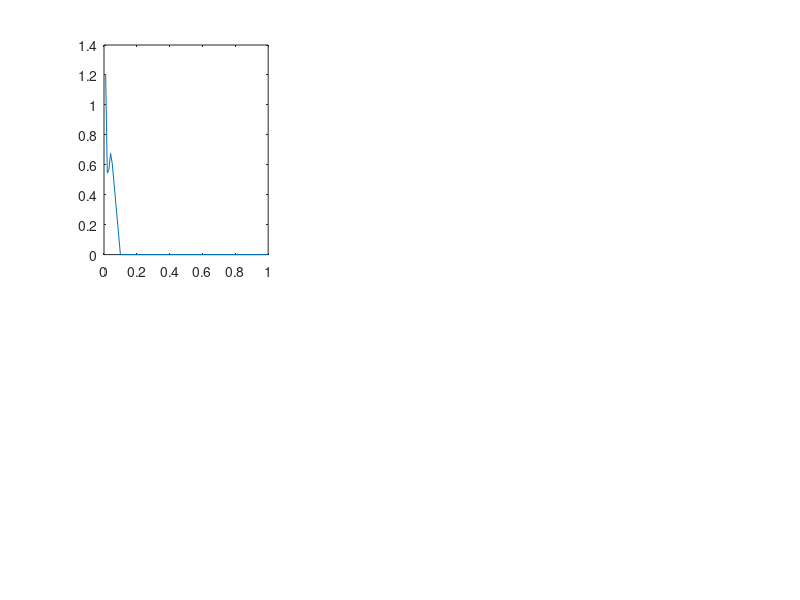

Recreate this plot in MATLAB. (Note: this script raises an error after producing the figure.)
% plot the subplots for the paper figure e3
% first line: increasing e3 for e2=1
% second line: e2=0
% columns: 1) u (cells); 2) v (activator); 3) w (inhibitor)
clear all; close all; clc;

% the fitting coefficients are already calculated and saved
% the function for the fitting is:
F = @(x,xdata) x(1)./(x(2)+exp(-x(3).*(xdata-x(4)))) + x(5)./(xdata.^2);

% the e3 vector values
t = [0.01;0.02;0.03;0.04;0.05;0.1;0.2;0.3;0.4;0.5;0.6;0.7;0.8;0.9;1];

% to plot the fitting
linesize = 2;
tplot = linspace(0,1);

% set screen sized plot
set(gcf, 'Position', get(0, 'Screensize'));

%configs for the plots line size and mark size
wid = 2;
mark = 12;
fontsize=30;

% colors used at the plot
color1 = [0.33,0.11,0.56];
color2 = [0.45,0.51,0.58];
color3 = [0.52,0.45,0.82];
color4 = [0.53,0.42,0.28];

facecolor1 = [0.726203203201294,0.785383284091950,0.913725495338440];
facecolor2 = [0.796078443527222,0.856862783432007,0.899999976158142];
facecolor3 = [0.863305330276489,0.881792724132538,0.870588243007660];
facecolor4 = [0.941176474094391,0.909803926944733,0.835294127464294];

%%%%%%%%%%%%%%%%%%%%%%%%%%%%%%%%%%%%%%%%%%%%%%%%%%%%%%%%
%first row: load the pattern measurements for e2=1
load('Fig7_data_e21.mat')

%%%%%%%%%%%%%%%%%%%%%%%%%%%%%%%%%%%%%%%%%%%%%%%%%%%
% subplot 1
% plot u with e2=1
subplot(2,3,1)
load('Fig7_fitcoefU_e3_e21.mat')

y1 = vetu1;
y2 = vetu2;
y3 = vetu3;
y4 = vetu4;


plot1 = plot(t,y1); hold on;
plot1.MarkerSize = mark;
plot1.Marker = 's';
plot1.LineStyle = 'none';
plot1.LineWidth = wid;
plot1.MarkerEdgeColor = color1;
plot1.MarkerFaceColor = facecolor1;

% plotting configurations
ax = gca;
axis([0 1 0 1.6]);
axis('square');
ax.FontSize = fontsize;
ax.FontName='Helvetica';
xlabel('\epsilon_{3}')
ylabel('M')

plot2 = plot(t,y2); hold on;
plot2.MarkerSize = mark;
plot2.Marker = '^';
plot2.LineStyle = 'none';
plot2.LineWidth = wid;
plot2.MarkerEdgeColor = color2;
plot2.MarkerFaceColor = facecolor2;

plot3 = plot(t,y3); hold on;
plot3.MarkerSize = mark;
plot3.Marker = 'o';
plot3.LineStyle = 'none';
plot3.LineWidth = wid;
plot3.MarkerEdgeColor = color3;
plot3.MarkerFaceColor = facecolor3;


plot4 = plot(t,y4); hold on;
plot4.MarkerSize = mark;
plot4.Marker = 'd';
plot4.LineStyle = 'none';
plot4.LineWidth = wid;
plot4.MarkerEdgeColor = color4;
plot4.MarkerFaceColor = facecolor4;

%plotting fitting
Fplot1 = F(x1,tplot);
Fplot2 = F(x2,tplot);
Fplot3 = F(x3,tplot);
Fplot4 = F(x4,tplot);

l1 = plot(tplot,Fplot1(1,:)); hold on;
l1.LineWidth = linesize;
l1.LineStyle = '-';
l1.Color = color1;

l2 = plot(tplot,Fplot2(1,:)); hold on;
l2.LineWidth = linesize;
l2.LineStyle = '--';
l2.Color = color2;

l3 = plot(tplot,Fplot3(1,:)); hold on;
l3.LineWidth = linesize;
l3.LineStyle = ':';
l3.Color = color3;

l4 = plot(tplot,Fplot4(1,:)); hold on;
l4.LineWidth = linesize;
l4.LineStyle = '-.';
l4.Color = color4;

legend({'\chi=2','\chi=5','\chi=20','\chi=50',...
    },'Position',[0.248552301836511 0.64910598324507 0.0633524600682515 0.153624856156502])

% Create textbox
annotation('textbox',...
    [0.0976190476190489 0.883349827387802 0.0357142857142859 0.0523590333716916],...
    'String',{'a)'},...
    'FontSize',fontsize,...
    'LineStyle','none',...
    'FitBoxToText','off',...
    'EdgeColor',[1 1 1]);

hold off;
clear x1 x2 x3 x4;

%%%%%%%%%%%%%%%%%%%%%%%%%%%%%%%%%%%%%%%%%%%%%%%%%%%
% subplot 2
% plot v with e2=1

subplot(2,3,2)
load('Fig7_fitcoefV_e3_e21.mat')

y1 = vetv1;
y2 = vetv2;
y3 = vetv3;
y4 = vetv4;

plot1 = plot(t,y1); hold on;
plot1.MarkerSize = mark;
plot1.Marker = 's';
plot1.LineStyle = 'none';
plot1.LineWidth = wid;
plot1.MarkerEdgeColor = color1;
plot1.MarkerFaceColor = facecolor1;

% plotting configurations
ax = gca;
axis([0 1 0 1.2]);
axis('square');
ax.FontSize = fontsize;
ax.FontName='Helvetica';
xlabel('\epsilon_{3}')
ylabel('M')

plot2 = plot(t,y2); hold on;
plot2.MarkerSize = mark;
plot2.Marker = '^';
plot2.LineStyle = 'none';
plot2.LineWidth = wid;
plot2.MarkerEdgeColor = color2;
plot2.MarkerFaceColor = facecolor2;

plot3 = plot(t,y3); hold on;
plot3.MarkerSize = mark;
plot3.Marker = 'o';
plot3.LineStyle = 'none';
plot3.LineWidth = wid;
plot3.MarkerEdgeColor = color3;
plot3.MarkerFaceColor = facecolor3;


plot4 = plot(t,y4); hold on;
plot4.MarkerSize = mark;
plot4.Marker = 'd';
plot4.LineStyle = 'none';
plot4.LineWidth = wid;
plot4.MarkerEdgeColor = color4;
plot4.MarkerFaceColor = facecolor4;


%plotting fitting
Fplot1 = F(x1,tplot);
Fplot2 = F(x2,tplot);
Fplot3 = F(x3,tplot);
Fplot4 = F(x4,tplot);

l1 = plot(tplot,Fplot1(1,:)); hold on;
l1.LineWidth = linesize;
l1.LineStyle = '-';
l1.Color = color1;

l2 = plot(tplot,Fplot2(1,:)); hold on;
l2.LineWidth = linesize;
l2.LineStyle = '--';
l2.Color = color2;

l3 = plot(tplot,Fplot3(1,:)); hold on;
l3.LineWidth = linesize;
l3.LineStyle = ':';
l3.Color = color3;

l4 = plot(tplot,Fplot4(1,:)); hold on;
l4.LineWidth = linesize;
l4.LineStyle = '-.';
l4.Color = color4;


% Create textbox
annotation('textbox',...
    [0.377976190476195 0.884500575373993 0.0357142857142858 0.0523590333716916],...
    'String',{'b)'},...
    'FontSize',fontsize,...
    'LineStyle','none',...
    'FitBoxToText','off',...
    'EdgeColor',[1 1 1]);


hold off;



%%%%%%%%%%%%%%%%%%%%%%%%%%%%%%%%%%%%%%%%%%%%%%%%%%%
% subplot 3
% plot w with e2=1

subplot(2,3,3)
load('Fig7_fitcoefW_e3_e21.mat')

y1 = vetw1;
y2 = vetw2;
y3 = vetw3;
y4 = vetw4;

plot1 = plot(t,y1); hold on;
plot1.MarkerSize = mark;
plot1.Marker = 's';
plot1.LineStyle = 'none';
plot1.LineWidth = wid;
plot1.MarkerEdgeColor = color1;
plot1.MarkerFaceColor = facecolor1;

% plotting configurations
ax = gca;
axis([0 1 0 6.3]);
axis('square');
ax.FontSize = fontsize;
ax.FontName='Helvetica';
xlabel('\epsilon_{3}')
ylabel('M')

plot2 = plot(t,y2); hold on;
plot2.MarkerSize = mark;
plot2.Marker = '^';
plot2.LineStyle = 'none';
plot2.LineWidth = wid;
plot2.MarkerEdgeColor = color2;
plot2.MarkerFaceColor = facecolor2;

plot3 = plot(t,y3); hold on;
plot3.MarkerSize = mark;
plot3.Marker = 'o';
plot3.LineStyle = 'none';
plot3.LineWidth = wid;
plot3.MarkerEdgeColor = color3;
plot3.MarkerFaceColor = facecolor3;


plot4 = plot(t,y4); hold on;
plot4.MarkerSize = mark;
plot4.Marker = 'd';
plot4.LineStyle = 'none';
plot4.LineWidth = wid;
plot4.MarkerEdgeColor = color4;
plot4.MarkerFaceColor = facecolor4;


%plotting fitting
Fplot1 = F(x1,tplot);
Fplot2 = F(x2,tplot);
Fplot3 = F(x3,tplot);
Fplot4 = F(x4,tplot);

l1 = plot(tplot,Fplot1(1,:)); hold on;
l1.LineWidth = linesize;
l1.LineStyle = '-';
l1.Color = color1;

l2 = plot(tplot,Fplot2(1,:)); hold on;
l2.LineWidth = linesize;
l2.LineStyle = '--';
l2.Color = color2;

l3 = plot(tplot,Fplot3(1,:)); hold on;
l3.LineWidth = linesize;
l3.LineStyle = ':';
l3.Color = color3;

l4 = plot(tplot,Fplot4(1,:)); hold on;
l4.LineWidth = linesize;
l4.LineStyle = '-.';
l4.Color = color4;


% Create textbox
annotation('textbox',...
    [0.673809523809529 0.884500575373993 0.0357142857142857 0.0523590333716916],...
    'String',{'c)'},...
    'FontSize',fontsize,...
    'LineStyle','none',...
    'FitBoxToText','off',...
    'EdgeColor',[1 1 1]);


hold off;

%%%%%%%%%%%%%%%%%%%%%%%%%%%%%%%%%%%%%%%%%%%%%%%%%%%
%second row: load the pattern measurements for e2=0
load('Fig7_data_e20.mat');


%%%%%%%%%%%%%%%%%%%%%%%%%%%%%%%%%%%%%%%%%%%%%%%%%%%
% subplot 4
% plot u with e2=0
subplot(2,3,4)
load('Fig7_fitcoefU_e3_e20.mat')

y1 = vetu1;
y2 = vetu2;
y3 = vetu3;
y4 = vetu4;


plot1 = plot(t,y1); hold on;
plot1.MarkerSize = mark;
plot1.Marker = 's';
plot1.LineStyle = 'none';
plot1.LineWidth = wid;
plot1.MarkerEdgeColor = color1;
plot1.MarkerFaceColor = facecolor1;

% plotting configurations
ax = gca;
axis([0 1 0 1.6]);
axis('square');
ax.FontSize = fontsize;
ax.FontName='Helvetica';
xlabel('\epsilon_{3}')
ylabel('M')

plot2 = plot(t,y2); hold on;
plot2.MarkerSize = mark;
plot2.Marker = '^';
plot2.LineStyle = 'none';
plot2.LineWidth = wid;
plot2.MarkerEdgeColor = color2;
plot2.MarkerFaceColor = facecolor2;

plot3 = plot(t,y3); hold on;
plot3.MarkerSize = mark;
plot3.Marker = 'o';
plot3.LineStyle = 'none';
plot3.LineWidth = wid;
plot3.MarkerEdgeColor = color3;
plot3.MarkerFaceColor = facecolor3;


plot4 = plot(t,y4); hold on;
plot4.MarkerSize = mark;
plot4.Marker = 'd';
plot4.LineStyle = 'none';
plot4.LineWidth = wid;
plot4.MarkerEdgeColor = color4;
plot4.MarkerFaceColor = facecolor4;

%plotting fitting
Fplot1 = F(x1,tplot);
Fplot2 = F(x2,tplot);
Fplot3 = F(x3,tplot);
Fplot4 = F(x4,tplot);

l1 = plot(tplot,Fplot1(1,:)); hold on;
l1.LineWidth = linesize;
l1.LineStyle = '-';
l1.Color = color1;

l2 = plot(tplot,Fplot2(1,:)); hold on;
l2.LineWidth = linesize;
l2.LineStyle = '--';
l2.Color = color2;

l3 = plot(tplot,Fplot3(1,:)); hold on;
l3.LineWidth = linesize;
l3.LineStyle = ':';
l3.Color = color3;

l4 = plot(tplot,Fplot4(1,:)); hold on;
l4.LineWidth = linesize;
l4.LineStyle = '-.';
l4.Color = color4;
 

% Create textbox
annotation('textbox',...
    [0.0976190476190528 0.410392405063291 0.0357142857142858 0.0523590333716915],...
    'String',{'d)'},...
    'FontSize',fontsize,...
    'LineStyle','none',...
    'FitBoxToText','off',...
    'EdgeColor',[1 1 1]);

hold off;

clear x1 x2 x3 x4;

%%%%%%%%%%%%%%%%%%%%%%%%%%%%%%%%%%%%%%%%%%%%%%%%%%%
% subplot 5
% plot v with e2=0

subplot(2,3,5)
load('Fig7_fitcoefV_e3_e20.mat')

y1 = vetv1;
y2 = vetv2;
y3 = vetv3;
y4 = vetv4;

plot1 = plot(t,y1); hold on;
plot1.MarkerSize = mark;
plot1.Marker = 's';
plot1.LineStyle = 'none';
plot1.LineWidth = wid;
plot1.MarkerEdgeColor = color1;
plot1.MarkerFaceColor = facecolor1;

% plotting configurations
ax = gca;
axis([0 1 0 1.2]);
axis('square');
ax.FontSize = fontsize;
ax.FontName='Helvetica';
xlabel('\epsilon_{3}')
ylabel('M')

plot2 = plot(t,y2); hold on;
plot2.MarkerSize = mark;
plot2.Marker = '^';
plot2.LineStyle = 'none';
plot2.LineWidth = wid;
plot2.MarkerEdgeColor = color2;
plot2.MarkerFaceColor = facecolor2;

plot3 = plot(t,y3); hold on;
plot3.MarkerSize = mark;
plot3.Marker = 'o';
plot3.LineStyle = 'none';
plot3.LineWidth = wid;
plot3.MarkerEdgeColor = color3;
plot3.MarkerFaceColor = facecolor3;


plot4 = plot(t,y4); hold on;
plot4.MarkerSize = mark;
plot4.Marker = 'd';
plot4.LineStyle = 'none';
plot4.LineWidth = wid;
plot4.MarkerEdgeColor = color4;
plot4.MarkerFaceColor = facecolor4;


%plotting fitting
Fplot1 = F(x1,tplot);
Fplot2 = F(x2,tplot);
Fplot3 = F(x3,tplot);
Fplot4 = F(x4,tplot);

l1 = plot(tplot,Fplot1(1,:)); hold on;
l1.LineWidth = linesize;
l1.LineStyle = '-';
l1.Color = color1;

l2 = plot(tplot,Fplot2(1,:)); hold on;
l2.LineWidth = linesize;
l2.LineStyle = '--';
l2.Color = color2;

l3 = plot(tplot,Fplot3(1,:)); hold on;
l3.LineWidth = linesize;
l3.LineStyle = ':';
l3.Color = color3;

l4 = plot(tplot,Fplot4(1,:)); hold on;
l4.LineWidth = linesize;
l4.LineStyle = '-.';
l4.Color = color4;


% Create textbox
annotation('textbox',...
    [0.377976190476196 0.410392405063291 0.0357142857142858 0.0523590333716916],...
    'String',{'e)'},...
    'FontSize',fontsize,...
    'LineStyle','none',...
    'FitBoxToText','off',...
    'EdgeColor',[1 1 1]);

hold off;




%%%%%%%%%%%%%%%%%%%%%%%%%%%%%%%%%%%%%%%%%%%%%%%%%%%
% subplot 6
% plot w with e2=0

subplot(2,3,6)
load('Fig7_fitcoefW_e3_e20.mat')

y1 = vetw1;
y2 = vetw2;
y3 = vetw3;
y4 = vetw4;

plot1 = plot(t,y1); hold on;
plot1.MarkerSize = mark;
plot1.Marker = 's';
plot1.LineStyle = 'none';
plot1.LineWidth = wid;
plot1.MarkerEdgeColor = color1;
plot1.MarkerFaceColor = facecolor1;

% plotting configurations
ax = gca;
axis([0 1 0 6.3]);
axis('square');
ax.FontSize = fontsize;
ax.FontName='Helvetica';
xlabel('\epsilon_{3}')
ylabel('M')

plot2 = plot(t,y2); hold on;
plot2.MarkerSize = mark;
plot2.Marker = '^';
plot2.LineStyle = 'none';
plot2.LineWidth = wid;
plot2.MarkerEdgeColor = color2;
plot2.MarkerFaceColor = facecolor2;

plot3 = plot(t,y3); hold on;
plot3.MarkerSize = mark;
plot3.Marker = 'o';
plot3.LineStyle = 'none';
plot3.LineWidth = wid;
plot3.MarkerEdgeColor = color3;
plot3.MarkerFaceColor = facecolor3;


plot4 = plot(t,y4); hold on;
plot4.MarkerSize = mark;
plot4.Marker = 'd';
plot4.LineStyle = 'none';
plot4.LineWidth = wid;
plot4.MarkerEdgeColor = color4;
plot4.MarkerFaceColor = facecolor4;


%plotting fitting
Fplot1 = F(x1,tplot);
Fplot2 = F(x2,tplot);
Fplot3 = F(x3,tplot);
Fplot4 = F(x4,tplot);

l1 = plot(tplot,Fplot1(1,:)); hold on;
l1.LineWidth = linesize;
l1.LineStyle = '-';
l1.Color = color1;

l2 = plot(tplot,Fplot2(1,:)); hold on;
l2.LineWidth = linesize;
l2.LineStyle = '--';
l2.Color = color2;

l3 = plot(tplot,Fplot3(1,:)); hold on;
l3.LineWidth = linesize;
l3.LineStyle = ':';
l3.Color = color3;

l4 = plot(tplot,Fplot4(1,:)); hold on;
l4.LineWidth = linesize;
l4.LineStyle = '-.';
l4.Color = color4;


% Create textbox
annotation('textbox',...
    [0.674404761904767 0.410392405063291 0.0357142857142857 0.0523590333716916],...
    'String',{'f)'},...
    'FontSize',fontsize,...
    'LineStyle','none',...
    'FitBoxToText','off',...
    'EdgeColor',[1 1 1]);

hold off;


%%%%%%%%%%%%%%%%%%%%%%%%%%%%%%%%%%%%%%%%%%%%%%%%%%%%%%%%%%%%%%%%%%%%%%
%           save eps file
%%%%%%%%%%%%%%%%%%%%%%%%%%%%%%%%%%%%%%%%%%%%%%%%%%%%%%%%%%%%%%%%%%%%%%
saveas(gcf,'Fig7_plot','epsc')







